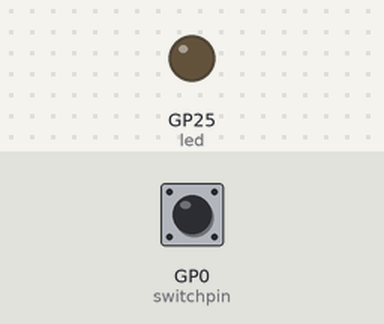
A program run on a simulated Raspberry Pi Pico running MicroPython. On the bench: output pins drawn as LEDs (lit = HIGH). The inputs (shaded band) are chosen by the test bench; at power-on: GP0 (switchpin) LOW. What the program prints to the serial console is not drawn.

Above: at 1.2 s.
1.3 s: GP0 (switchpin) pulled HIGH for 0.15 s
At 1.37 s:
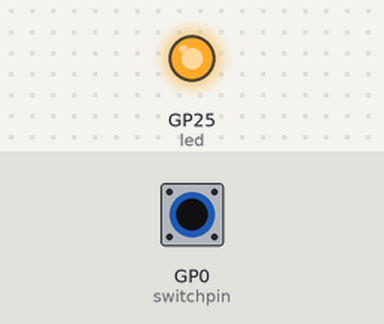
2.9 s: GP0 (switchpin) pulled HIGH for 3.2 s
At 6.9 s:
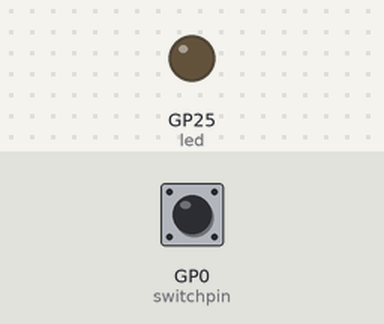
Timing chart, 0 to 8.4 s (numbered marks = the images above; inputs shaded):
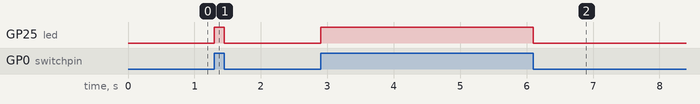

The program:

switch.py
```python
#This code is very simple
from machine import Pin

switchpin = Pin(0,Pin.IN) #if you use GP0
#This code setups switch pin
led = Pin(25, Pin.OUT)#if you use LED in pico
#This code setups LED(pin)

while True:
    if switchpin.value() == 1:# If you push switch
        led.value(1)  # The LED glows.
        print("Yes")
    else:
        led.value(0)  # Low
        print("No")
```

Measured:
- after the input at 1.3 s, GP25 (led): LOW → HIGH at once, → LOW 0.15 s later
- after the input at 2.9 s, GP25 (led): LOW → HIGH at once, → LOW 3.2 s later
